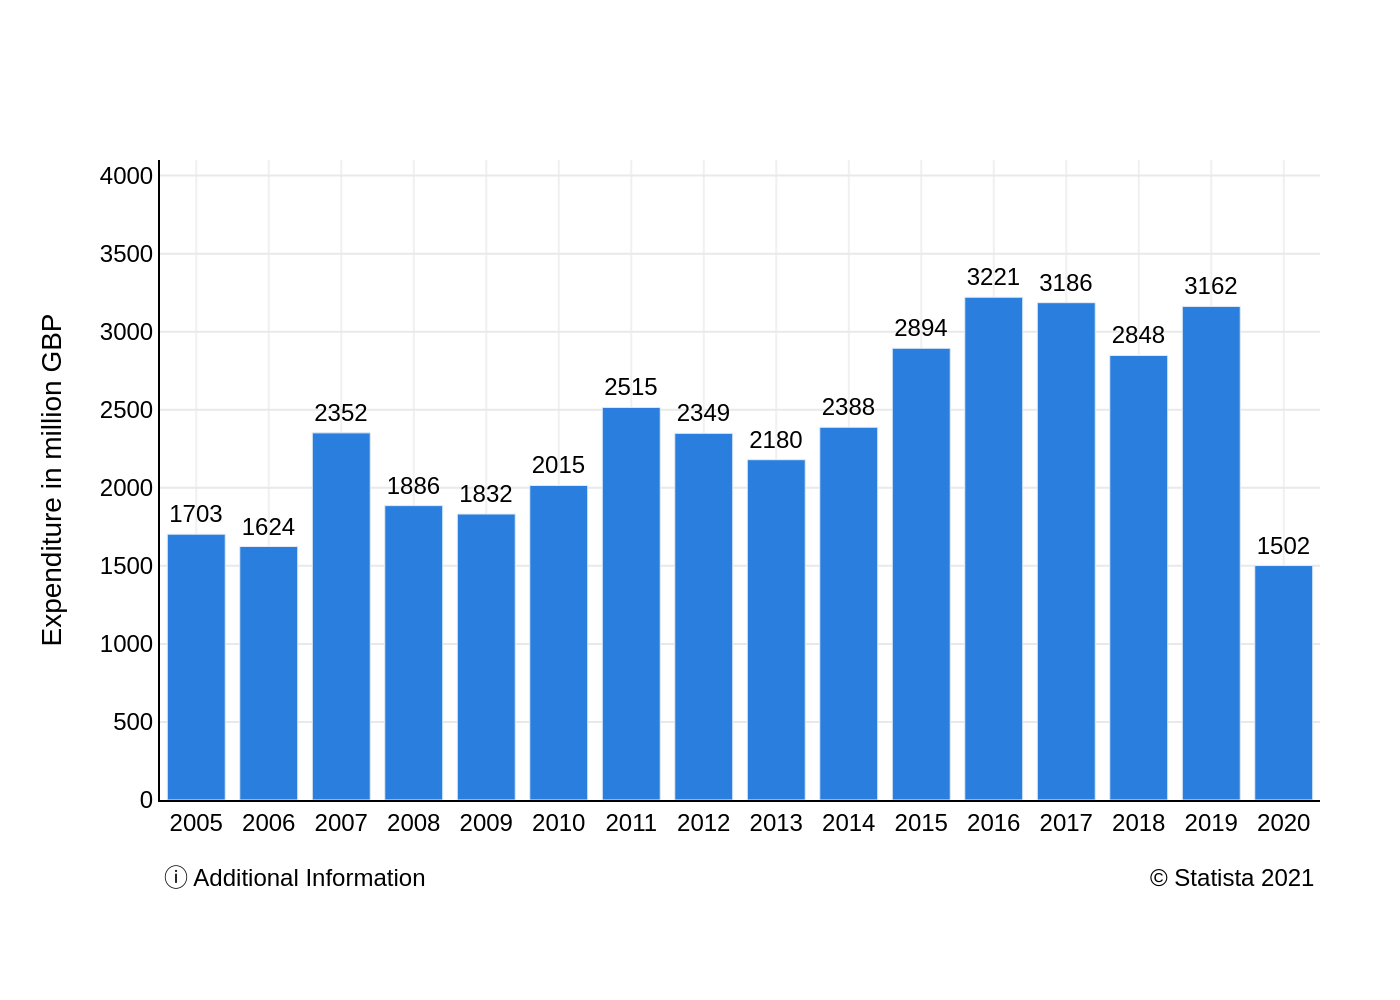

Recreate this plot in Python.
import sys
import json
import os
import plotly.graph_objects as go

# --- 1. Load data from JSON file provided as a command-line argument ---
if len(sys.argv) != 2:
    print("Usage: python generate_chart.py <path_to_json_file>")
    sys.exit(1)

json_file_path = sys.argv[1]

try:
    with open(json_file_path, 'r', encoding='utf-8') as f:
        chart_config = json.load(f)
except FileNotFoundError:
    print(f"Error: The file '{json_file_path}' was not found.")
    sys.exit(1)
except json.JSONDecodeError:
    print(f"Error: Failed to decode JSON from the file '{json_file_path}'.")
    sys.exit(1)

# --- 2. Extract data and text from the loaded JSON ---
chart_data = chart_config.get('chart_data', [])
texts = chart_config.get('texts', {})
colors = chart_config.get('colors', [])

categories = [item['category'] for item in chart_data]
values = [item['value'] for item in chart_data]

# --- 3. Create the Plotly figure ---
fig = go.Figure()

# Add the bar trace
fig.add_trace(go.Bar(
    x=categories,
    y=values,
    text=values,
    textposition='outside',
    marker_color=colors[0] if colors else None,
    cliponaxis=False  # Allow text to be drawn outside the plot area
))

# --- 4. Configure the layout ---
annotations = []
if texts.get("source_left"):
    annotations.append(
        dict(
            text=texts["source_left"],
            showarrow=False,
            xref="paper", yref="paper",
            x=0, y=-0.15,
            xanchor="left", yanchor="bottom",
            align="left"
        )
    )
if texts.get("source_right"):
    annotations.append(
        dict(
            text=texts["source_right"],
            showarrow=False,
            xref="paper", yref="paper",
            x=1, y=-0.15,
            xanchor="right", yanchor="bottom",
            align="right"
        )
    )

fig.update_layout(
    title_text=texts.get('title'),
    title_x=0.5,
    yaxis_title=texts.get('y_axis_title'),
    xaxis_title=texts.get('x_axis_title'),
    font=dict(
        family="Arial",
        size=12,
        color="black"
    ),
    plot_bgcolor='white',
    showlegend=False,
    xaxis=dict(
        showgrid=True,
        gridcolor='#f0f0f0',
        linecolor='black',
        zeroline=False,
        tickmode='array',
        tickvals=categories,
        ticktext=categories
    ),
    yaxis=dict(
        showgrid=True,
        gridcolor='#e9e9e9',
        gridwidth=1,
        zeroline=False,
        linecolor='black',
        range=[0, 4100],
        tickvals=[0, 500, 1000, 1500, 2000, 2500, 3000, 3500, 4000]
    ),
    margin=dict(l=80, r=40, t=80, b=100),
    annotations=annotations
)

# --- 5. Output the chart as a PNG file ---
base_filename = os.path.splitext(os.path.basename(json_file_path))[0]
output_filename = f"{base_filename}.png"

fig.write_image(output_filename, scale=2)

print(f"Chart saved as {output_filename}")
